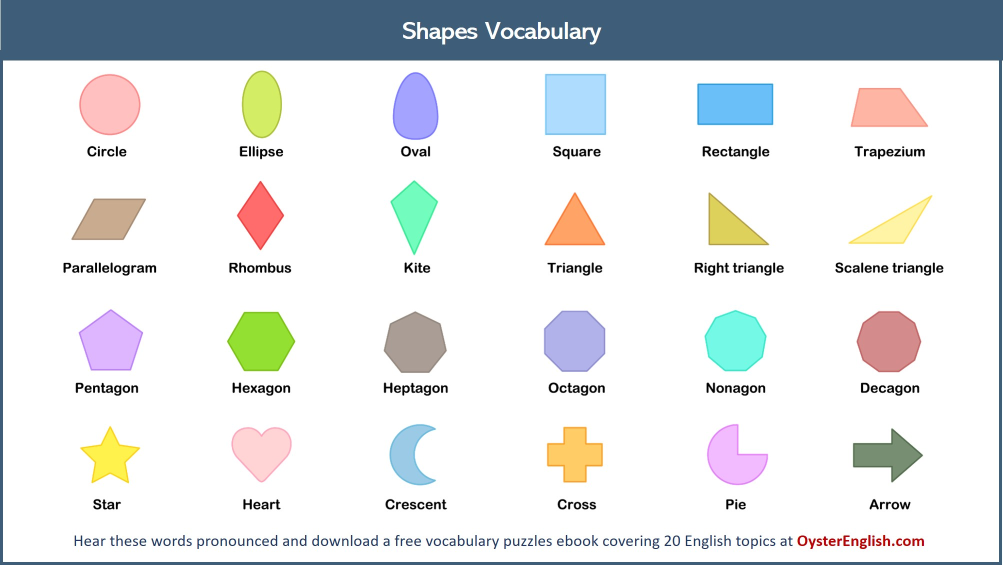
#> input picture shapes.jpg, 2005 x 1130 px (shown at 1/2 size)
$ python main.py
#> lines starting #> are read from the running program, lines starting #| are printed output that depends on the picture; after the words box and inside, x2 and y2 are one past the last pixel; in counts of white or black regions, pixels touching at a corner belong together
import cv2

shape_image = cv2.imread("shapes.jpg", cv2.IMREAD_GRAYSCALE)
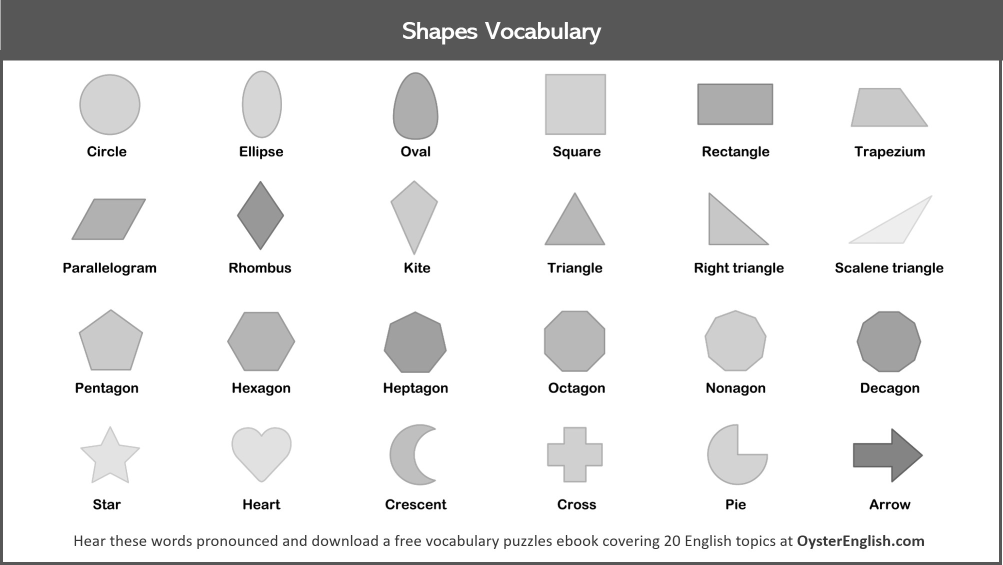
#> shape_image: shape (1130, 2005) (shown at 1/2 size); min 0, max 255, mean 225.5
shape_image = cv2.resize(shape_image, (600, 400))
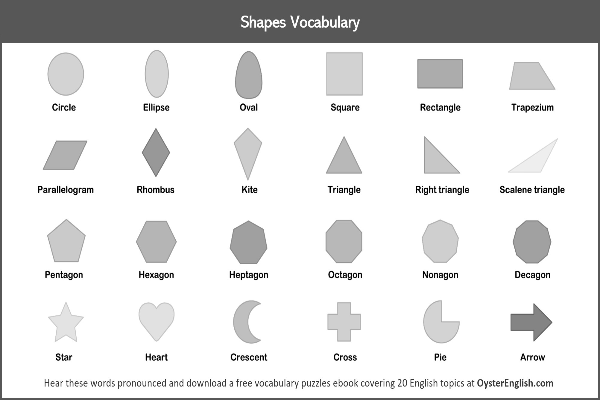
#> shape_image: shape (400, 600); min 0, max 255, mean 225.3

# global thresholding
ret1,th1 = cv2.threshold(shape_image ,220, 10,cv2.THRESH_BINARY)
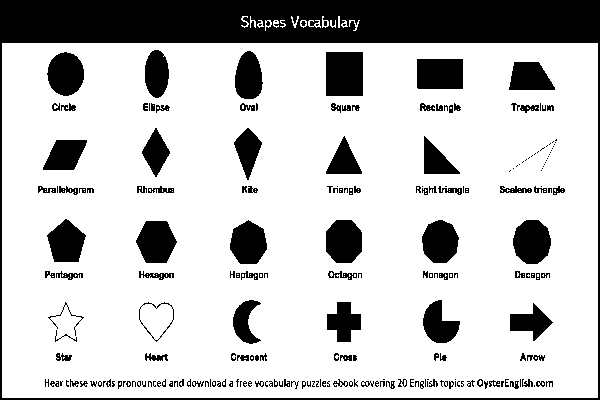
#> th1: shape (400, 600); values 0 (black) and 10 (white), 77.1% white; 230 black regions (122 under 20 px), largest, box (x1, y1, x2, y2) and area: (0, 0, 600, 400) 27916, (326, 52, 363, 96) 1628, (417, 59, 463, 89) 1379

# Otsu's thresholding
ret2,th2 = cv2.threshold(shape_image,0, 255,cv2.THRESH_BINARY+cv2.THRESH_OTSU)
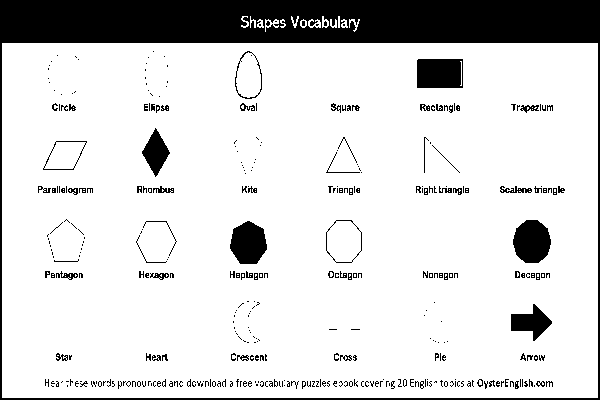
#> th2: shape (400, 600); 84.2% white; 371 black regions (295 under 20 px), largest, box (x1, y1, x2, y2) and area: (0, 0, 600, 400) 27801, (417, 59, 463, 88) 1306, (513, 220, 551, 263) 1283
#> ret2 = 172

# Otsu's thresholding after Gaussian filtering
blur = cv2.GaussianBlur(shape_image,(5,5),0)
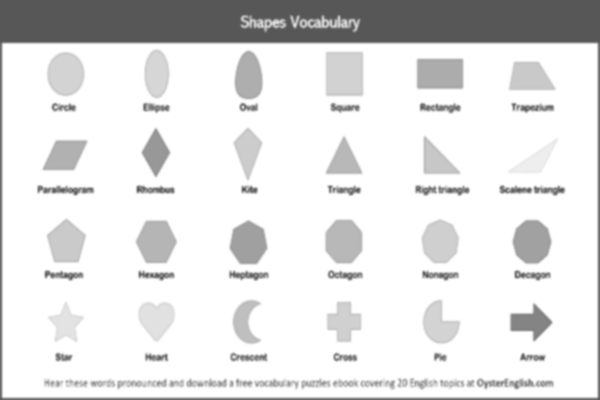
#> blur: shape (400, 600); min 80, max 255, mean 225.4
ret3,th3 = cv2.threshold(blur,0,255,cv2.THRESH_BINARY+cv2.THRESH_OTSU)
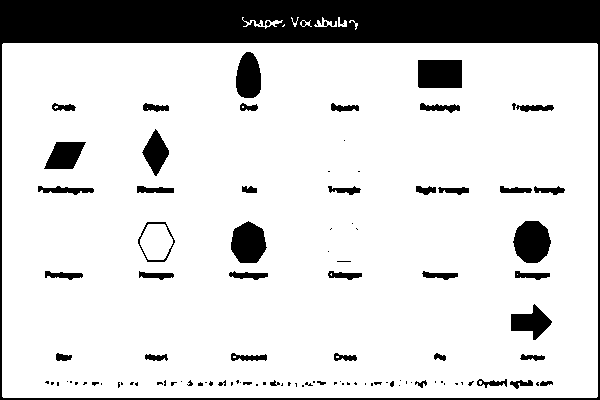
#> th3: shape (400, 600); 83.3% white; 106 black regions (63 under 20 px)
#> ret3 = 180

# if want the change thresholding method, we can try the th1, th2, th3
contours, hieracchy = cv2.findContours(th1, cv2.RETR_TREE, cv2.CHAIN_APPROX_SIMPLE)
#> contours = 533 contours, 363 with area under 20; largest, box (x1, y1, x2, y2) and area: (2, 43, 598, 398) 210630, (325, 51, 364, 97) 1708, (416, 58, 464, 90) 1454, (512, 219, 552, 265) 1378, (325, 219, 363, 264) 1363

img = cv2.cvtColor(shape_image, cv2.COLOR_GRAY2BGR)

for contour in contours:
    img_contoured = cv2.drawContours(img, contour, -1, (0, 0, 0), 3)
#> this loop made 533 passes
#> contour on passes 1, 3, 4: [[2, 43], [2, 397], [597, 397], [597, 43]], [[441, 386], [442, 385], [443, 386], [442, 387]], [[269, 386], [270, 385], [271, 386], [270, 387]]
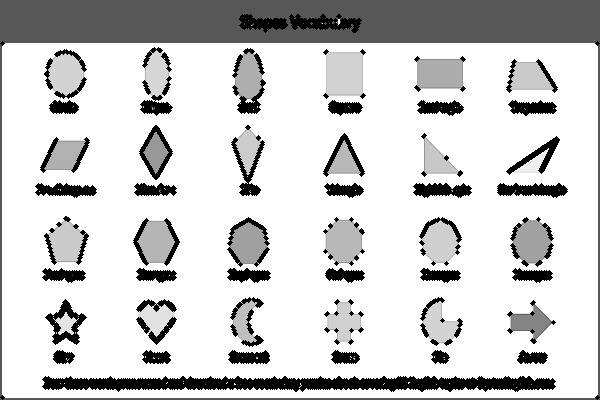
#> img: shape (400, 600, 3); min 0, max 255, mean 203.8

cv2.imshow("contoured image", img_contoured)
cv2.waitKey()
